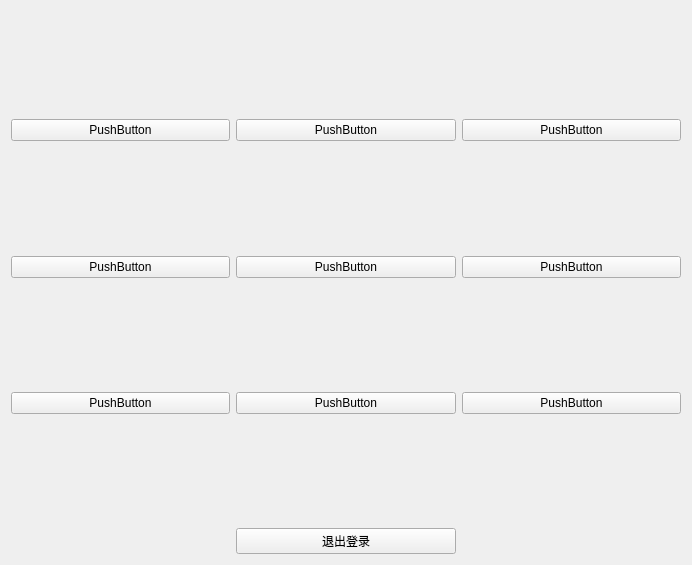
<?xml version="1.0" encoding="UTF-8"?>
<ui version="4.0">
 <class>Widget</class>
 <widget class="QWidget" name="Widget">
  <property name="geometry">
   <rect>
    <x>0</x>
    <y>0</y>
    <width>692</width>
    <height>565</height>
   </rect>
  </property>
  <property name="windowTitle">
   <string>Widget</string>
  </property>
  <layout class="QGridLayout" name="gridLayout">
   <item row="3" column="1">
    <widget class="QPushButton" name="pushButton_5">
     <property name="text">
      <string>PushButton</string>
     </property>
    </widget>
   </item>
   <item row="2" column="1">
    <spacer name="verticalSpacer_3">
     <property name="orientation">
      <enum>Qt::Vertical</enum>
     </property>
     <property name="sizeHint" stdset="0">
      <size>
       <width>20</width>
       <height>40</height>
      </size>
     </property>
    </spacer>
   </item>
   <item row="1" column="0">
    <widget class="QPushButton" name="pushButton">
     <property name="text">
      <string>PushButton</string>
     </property>
    </widget>
   </item>
   <item row="3" column="0">
    <widget class="QPushButton" name="pushButton_4">
     <property name="text">
      <string>PushButton</string>
     </property>
    </widget>
   </item>
   <item row="1" column="1">
    <widget class="QPushButton" name="pushButton_2">
     <property name="text">
      <string>PushButton</string>
     </property>
    </widget>
   </item>
   <item row="3" column="2">
    <widget class="QPushButton" name="pushButton_6">
     <property name="text">
      <string>PushButton</string>
     </property>
    </widget>
   </item>
   <item row="6" column="1">
    <widget class="QPushButton" name="pushButton_8">
     <property name="text">
      <string>PushButton</string>
     </property>
    </widget>
   </item>
   <item row="8" column="1">
    <widget class="QPushButton" name="pushButton_10">
     <property name="text">
      <string>退出登录</string>
     </property>
    </widget>
   </item>
   <item row="6" column="0">
    <widget class="QPushButton" name="pushButton_7">
     <property name="text">
      <string>PushButton</string>
     </property>
    </widget>
   </item>
   <item row="1" column="2">
    <widget class="QPushButton" name="pushButton_3">
     <property name="text">
      <string>PushButton</string>
     </property>
    </widget>
   </item>
   <item row="6" column="2">
    <widget class="QPushButton" name="pushButton_9">
     <property name="text">
      <string>PushButton</string>
     </property>
    </widget>
   </item>
   <item row="7" column="1">
    <spacer name="verticalSpacer">
     <property name="orientation">
      <enum>Qt::Vertical</enum>
     </property>
     <property name="sizeHint" stdset="0">
      <size>
       <width>20</width>
       <height>40</height>
      </size>
     </property>
    </spacer>
   </item>
   <item row="0" column="1">
    <spacer name="verticalSpacer_2">
     <property name="orientation">
      <enum>Qt::Vertical</enum>
     </property>
     <property name="sizeHint" stdset="0">
      <size>
       <width>20</width>
       <height>40</height>
      </size>
     </property>
    </spacer>
   </item>
   <item row="4" column="1">
    <spacer name="verticalSpacer_4">
     <property name="orientation">
      <enum>Qt::Vertical</enum>
     </property>
     <property name="sizeHint" stdset="0">
      <size>
       <width>20</width>
       <height>40</height>
      </size>
     </property>
    </spacer>
   </item>
  </layout>
 </widget>
 <layoutdefault spacing="6" margin="11"/>
 <resources/>
 <connections/>
</ui>
